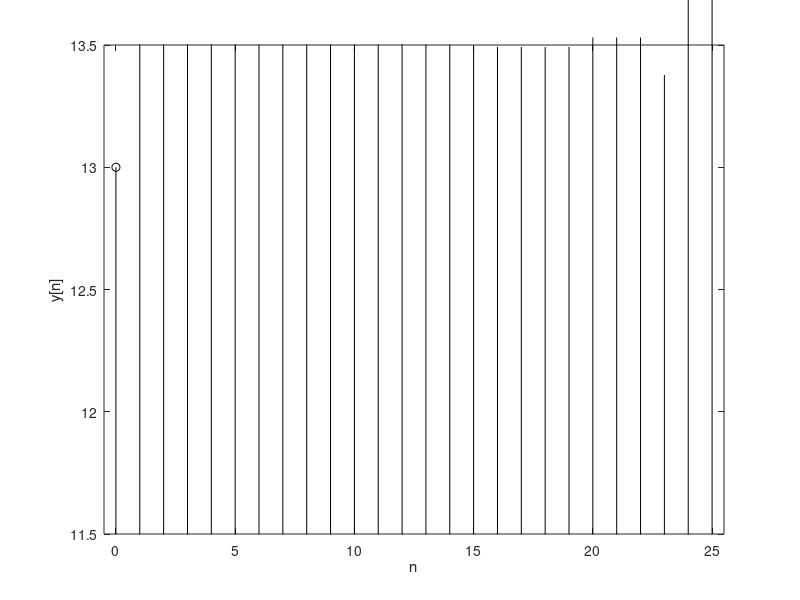

The MATLAB source for this figure:
A = [0 1;-1/6 5/6]; B = [0; 1]; C = [-1 5]; D = 0;
        sys = ss(A,B,C,D,0); % Discrete-time state space model
        N = 25; x = ones(1,N+1); n = (0:N); q0 = [2;3];
        [y,q] = lsim(sys,x,n,q0); % Simulate output and state vector
        clf; stem(n,y,'k'); xlabel('n'); ylabel('y[n]'); axis([-.5 25.5 11.5 13.5]);

output=y;